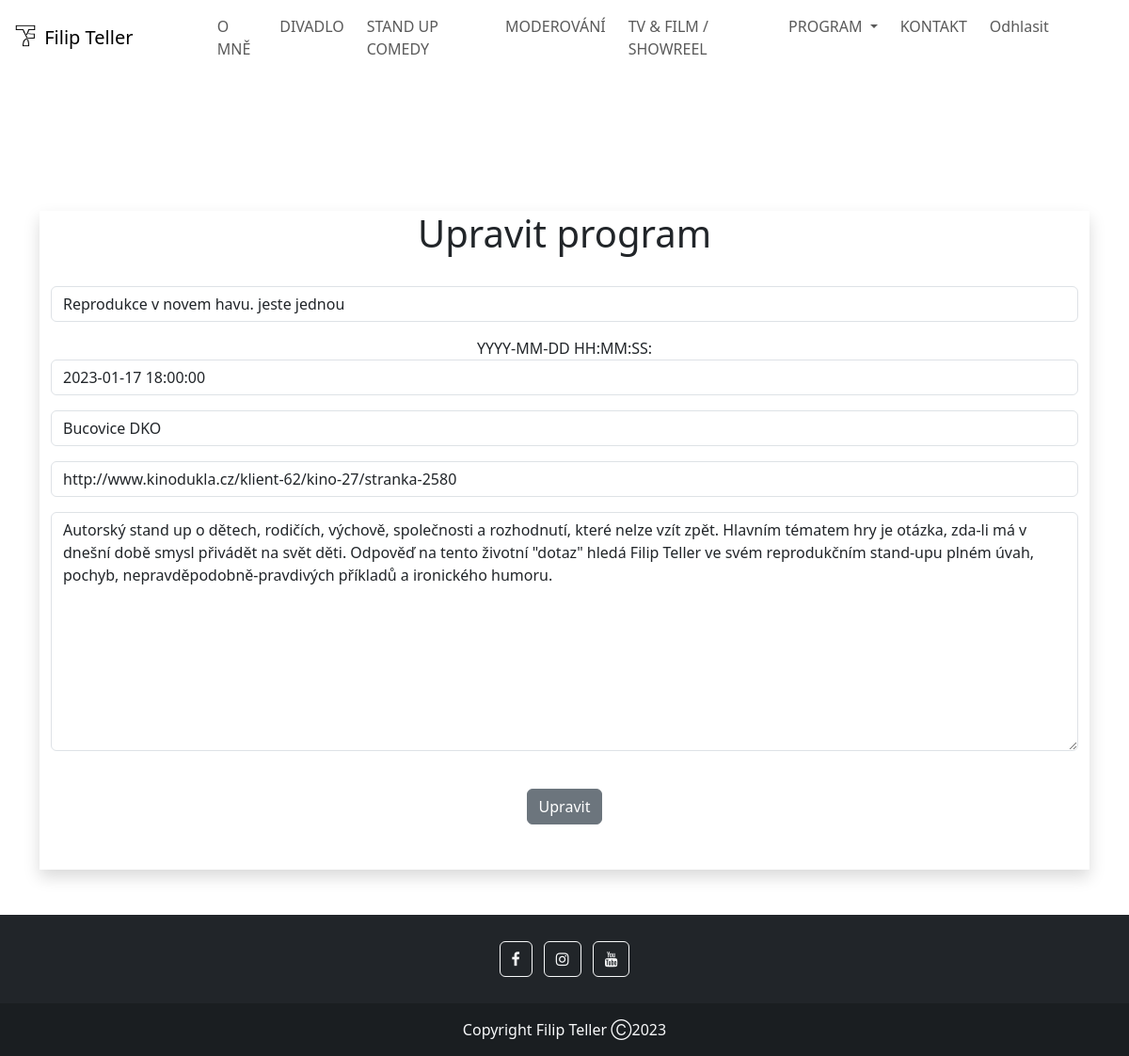
/event_update/3 (signed in), run on the app's committed database.
### ft_site/models.py (models this page shows, shortened)
class Event(models.Model):
	name = models.CharField('Představení', max_length=120, blank=True)
	date = models.DateTimeField('Datum', blank=True)
	venue = models.CharField('Místo konání', max_length=120, blank=True)
	tickets = models.CharField('Vstupenky', max_length=120, blank=True)
	description = models.TextField('Popis', blank=True)

### ft_site/views.py (the view)
# urls.py: path('event_update/<event_id>', views.event_update, name='event_update'),
def event_update(request, event_id):
	event = Event.objects.get(pk=event_id)
	form = EventForm(request.POST or None, instance=event)
	if form.is_valid():
		form.save()
		messages.success(request, ('Váš event byl změněn. Good luck.'))
		return redirect('program')
	return render(request, 'site/program_update.html', {'form': form,
		'event': event,})

### ft_site/forms.py
class EventForm(forms.ModelForm):
	class Meta:
		model = Event
		fields = ['name', 'date', 'venue', 'tickets', 'description',]
		labels = {'name':'', 'date':'YYYY-MM-DD HH:MM:SS', 'venue':'', 'tickets':'', 'description':'',}
		widgets = {'name': forms.TextInput(attrs={'class': 'form-control', 'placeholder': 'Představení'}),
		'date': forms.TextInput(attrs={'class': 'form-control', 'placeholder':'Datum'}),
		'venue': forms.TextInput(attrs={'class': 'form-control','placeholder': 'Místo konání'}),
		'tickets': forms.TextInput(attrs={'class': 'form-control','placeholder': 'Vstupenky dostupne na:'}),
		'description': forms.Textarea(attrs={'class': 'form-control','placeholder':'Popis'})}

### ft_site/templates/site/program_update.html (shortened to what this page needs)
{% extends 'site/base.html' %}
{% block content %}
{% if user.is_authenticated %}
<center>
	<div class="container">
		<br/><br/><br/>
		<div class="container shadow">
			<h1>Upravit program</h1>
			<br/>
			<form action="" method=POST>
				{{ form.as_p }}
				<br/>
				<button type="submit" class="btn btn-secondary">Upravit</button><br/>
			</form>
			<br/><br/>
		</div>
		<br/><br/>
	</div>
</center>
{% else %}
<div class="alert alert-warning alert-dismissible fade show" role="alert">
  Omlouvam se, ale pro úpravu programu nemáte povolení.
  <button type="button" class="btn-close" data-bs-dismiss="alert" aria-label="Close"></button>
</div>
{% endif %}
{% endblock %}

### data on the page
Event: name "Reprodukce v novem havu. jeste jednou", date "2023-01-17 18:00:00", venue "Bucovice DKO", tickets "http://www.kinodukla.cz/klient-62/kino-27/stranka-2580", description "Autorský stand up o dětech, rodičích, výchově, společnosti a rozhodnutí, které nelze vzít zpět. Hlavním tématem hry je otázka, zda-li má v dnešní době smysl přivádět na svět děti. Odpověď na tento životní \"dotaz\" hledá Filip Teller ve svém reprodukčním stand-upu plném úvah, pochyb, nepravděpodobně-pravdivých příkladů a ironického humoru."
